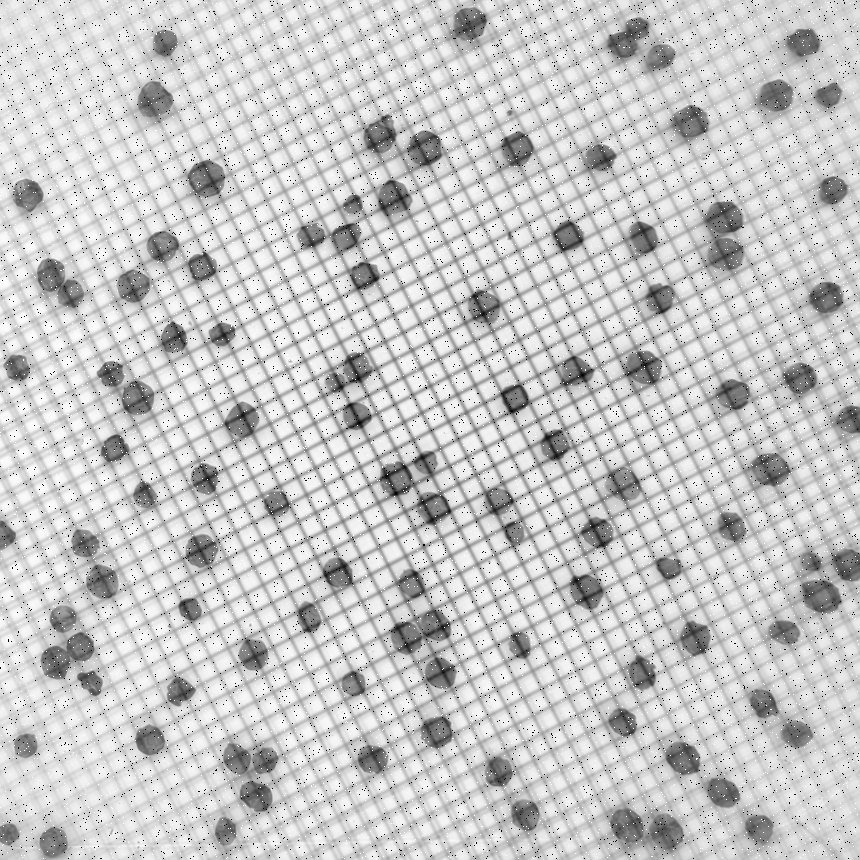
#> input picture Alex_ph/input.tif, 860 x 860 px, found by its file name
$ python test_25_Completed.py
#> lines starting #> are read from the running program, lines starting #| are printed output that depends on the picture; after the words box and inside, x2 and y2 are one past the last pixel; in counts of white or black regions, pixels touching at a corner belong together
import cv2
import numpy as np
import matplotlib.pyplot as plt

# ===============================
# 1. Load
# ===============================
img = cv2.imread("D:/flash/programing/Python/pythonProject12/AI_learning_projects/Alex_ph/input.tif")
#> img is the input picture: shape (860, 860, 3); min 0, max 255, mean 199.4
gray = cv2.cvtColor(img, cv2.COLOR_BGR2GRAY)

# ===============================
# 2. Preprocess
# ===============================
gray = cv2.GaussianBlur(gray, (15,9), 0)
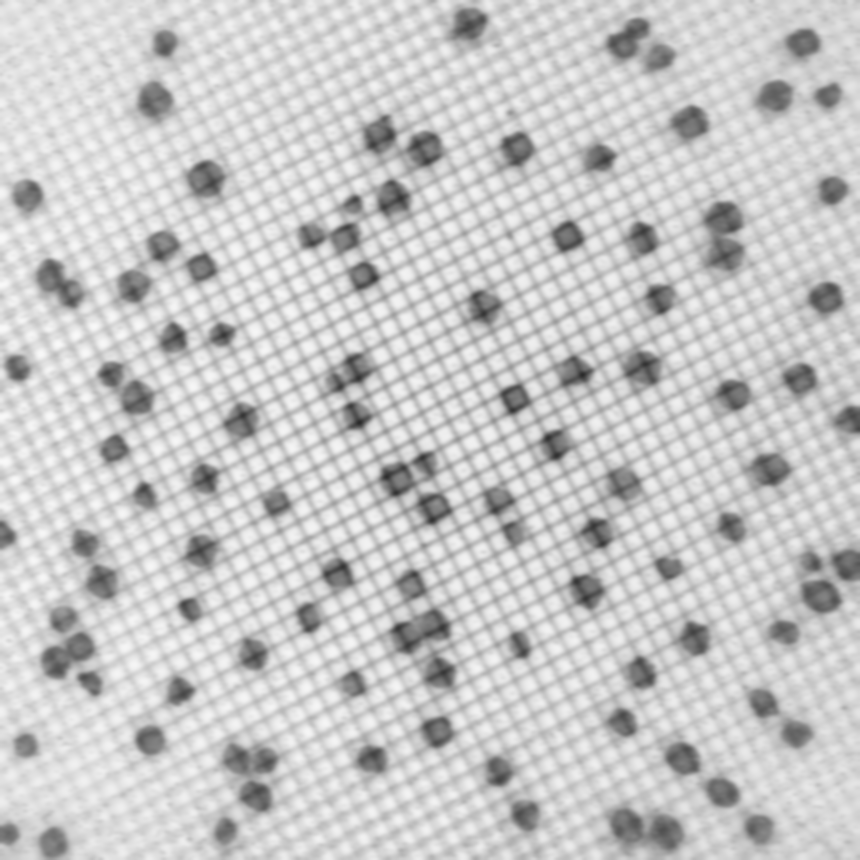
#> gray: shape (860, 860); min 41, max 249, mean 199.4

_, binary = cv2.threshold(
    gray, 0, 255,
    cv2.THRESH_BINARY_INV + cv2.THRESH_OTSU
)
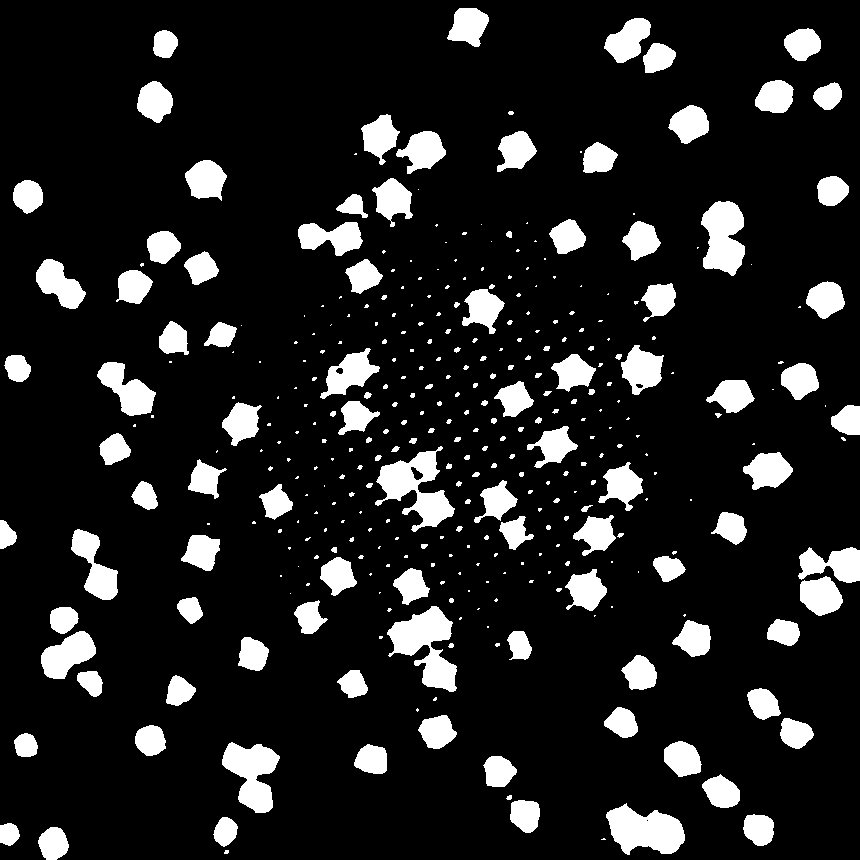
#> binary: shape (860, 860); 12.8% white; 355 white regions (191 under 20 px), largest, box (x1, y1, x2, y2) and area: (387, 606, 457, 692) 3034, (375, 446, 455, 532) 2914, (606, 803, 685, 855) 2668

kernel = np.ones((3,3), np.uint8)
binary = cv2.morphologyEx(binary, cv2.MORPH_OPEN, kernel, 1)
#> binary: shape (860, 860); 12.6% white; 246 white regions (98 under 20 px), largest, box (x1, y1, x2, y2) and area: (377, 451, 454, 532) 2838, (606, 804, 685, 855) 2667, (222, 743, 280, 813) 2383

# ===============================
# 3. Distance peaks (for center)
# ===============================
dist = cv2.distanceTransform(binary, cv2.DIST_L2, 5)
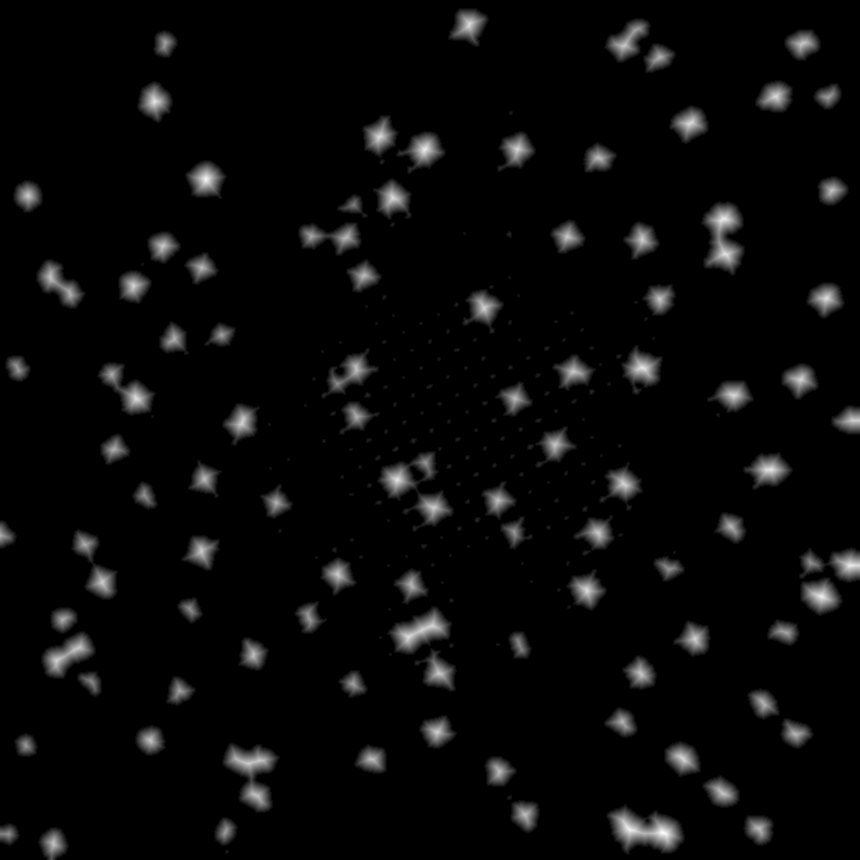
#> dist: shape (860, 860) float32; min 0, max 18.58, mean 0.67; drawn with min black and max white
dist_norm = cv2.normalize(dist, None, 0, 1.0, cv2.NORM_MINMAX)

peak_kernel = cv2.getStructuringElement(cv2.MORPH_ELLIPSE, (9,9))
local_max = cv2.dilate(dist_norm, peak_kernel)
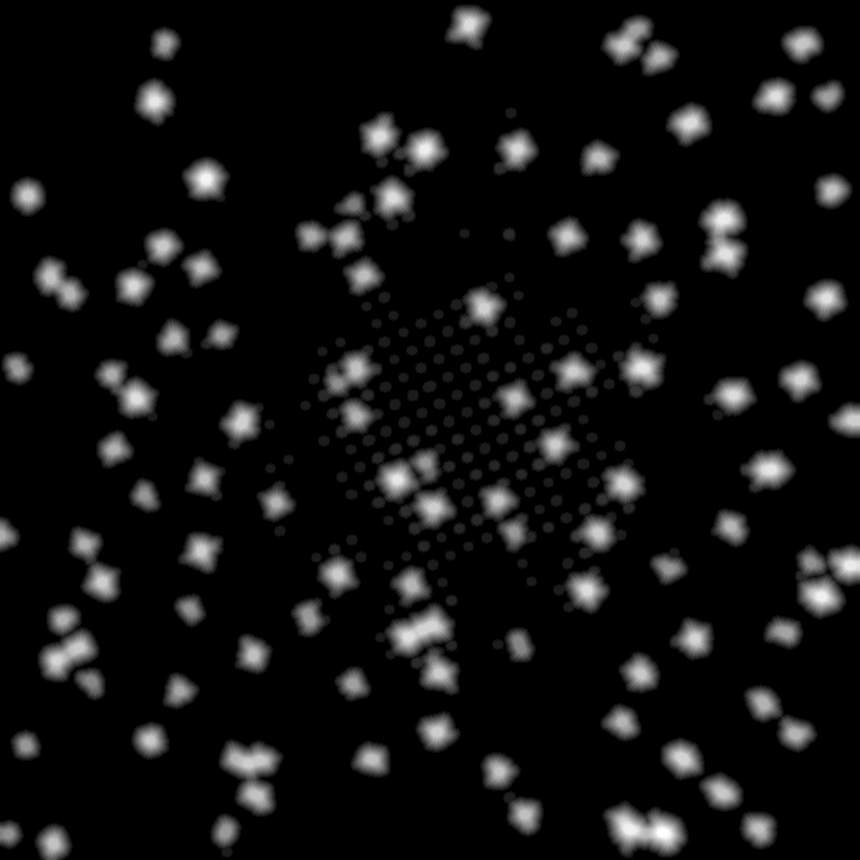
#> local_max: shape (860, 860) float32; min 0, max 1, mean 0.0703

peaks = (dist_norm >= local_max - 1e-6) & (dist_norm > 0.3)
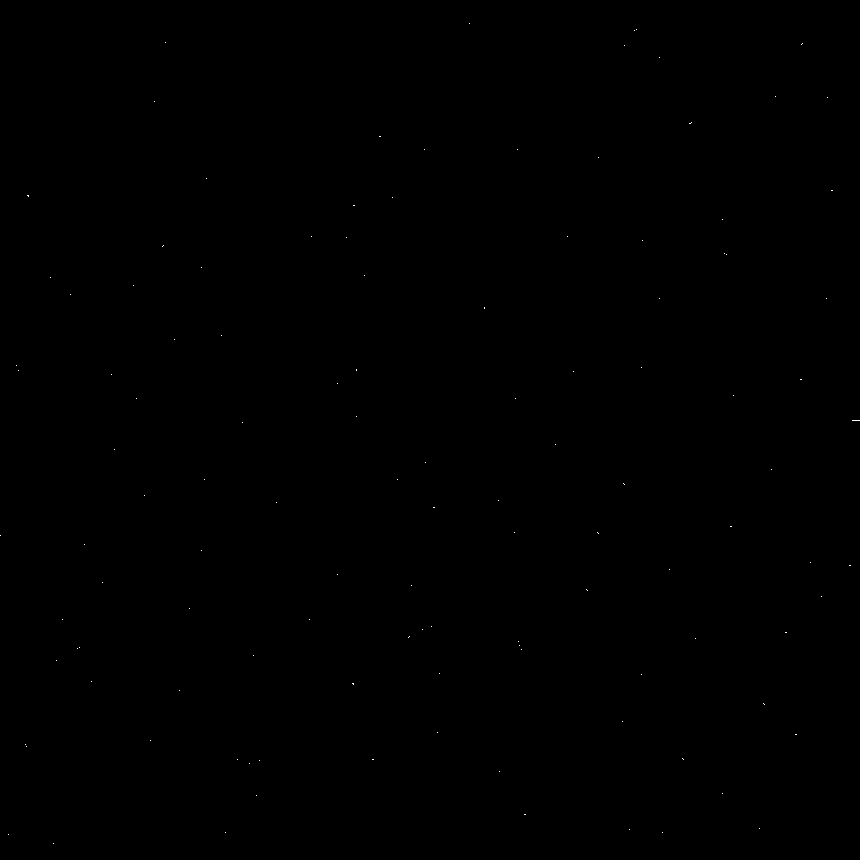
#> peaks: shape (860, 860) bool; 0.02% white in thin lines or dots
peaks = peaks & (binary > 0)
peaks = np.uint8(peaks * 255)
#> peaks: shape (860, 860); 0.02% white in thin lines or dots

# ===============================
# 4. Contours (for edges)
# ===============================
contours, _ = cv2.findContours(
    binary, cv2.RETR_EXTERNAL, cv2.CHAIN_APPROX_SIMPLE
)
#> contours = 246 contours, 139 with area under 20; largest, box (x1, y1, x2, y2) and area: (377, 451, 454, 532) 2756, (606, 804, 685, 855) 2566, (222, 743, 280, 813) 2271, (701, 201, 745, 276) 2263, (387, 606, 452, 655) 1830

centers = []

# ---- center peppers (from peaks)
# ---- center peppers (from peak regions, NOT pixels)
num_p, peak_labels = cv2.connectedComponents(peaks)
#> peak_labels: shape (860, 860) int32; 120 distinct labels, from 0 to 119
#> num_p = 120

for label in range(1, num_p):
    mask = np.uint8(peak_labels == label)
    M = cv2.moments(mask)
    if M["m00"] > 0:
        cx = int(M["m10"] / M["m00"])
        cy = int(M["m01"] / M["m00"])
        centers.append((cx, cy))
#> this loop made 119 passes
#> (cx, cy) on passes 1 to 12: (469, 23), (636, 29), (634, 30), (165, 42), (801, 43), (624, 45), (659, 57), (775, 96), (827, 97), (154, 101), (690, 122), (379, 136)
#> cx on pass 100: 437
#> mask: shape (860, 860); values 0 (black) and 1 (white), 0% white in thin lines or dots, all inside (x1, y1, x2, y2) = (53, 843, 54, 844)
#> after the loop, centers = 119 pairs, first value 0 to 855, second value 23 to 843


# ---- edge peppers (from contours touching border)
h, w = binary.shape
#> h = 860; w = 860
for cnt in contours:
    x,y,ww,hh = cv2.boundingRect(cnt)

    # touching image border?
    if x <= 1 or y <= 1 or x+ww >= w-1 or y+hh >= h-1:
        M = cv2.moments(cnt)
        if M["m00"] > 0:
            cx = int(M["m10"]/M["m00"])
            cy = int(M["m01"]/M["m00"])
            centers.append((cx, cy))
#> this loop made 246 passes
#> (x, y, ww, hh, cx, cy) on passes 2, 3, 58, 71, 140: (38, 827, 31, 33, 53, 843), (0, 823, 20, 23, 8, 833), (799, 547, 61, 36, 832, 563), (0, 520, 17, 29, 6, 534), (831, 405, 29, 30, 847, 420)
#> (x, y, ww, hh) on passes 1, 4, 5, 6, 7, 8: (225, 850, 4, 4), (214, 817, 24, 29), (743, 815, 31, 31), (606, 804, 79, 51), (510, 800, 30, 33), (507, 795, 5, 5)
#> after the loop, centers = 124 pairs, first value 0 to 855, second value 23 to 843

# ===============================
# 5. Remove duplicates (merge centers)
# ===============================
final_centers = []
min_dist = 19


for c in centers:
    if all(np.hypot(c[0]-fc[0], c[1]-fc[1]) > min_dist for fc in final_centers):
        final_centers.append(c)
#> this loop made 124 passes
#> after the loop, final_centers = 110 pairs, first value 0 to 855, second value 23 to 843

# ===============================
# 6. Draw & count
# ===============================
out = img.copy()
for i,(x,y) in enumerate(final_centers):
    cv2.circle(out, (x,y), 6, (0,255,0), 2)
    cv2.putText(out, str(i+1), (x-5,y+5),
                cv2.FONT_HERSHEY_SIMPLEX, 0.4, (255,0,0), 1)
#> this loop made 110 passes
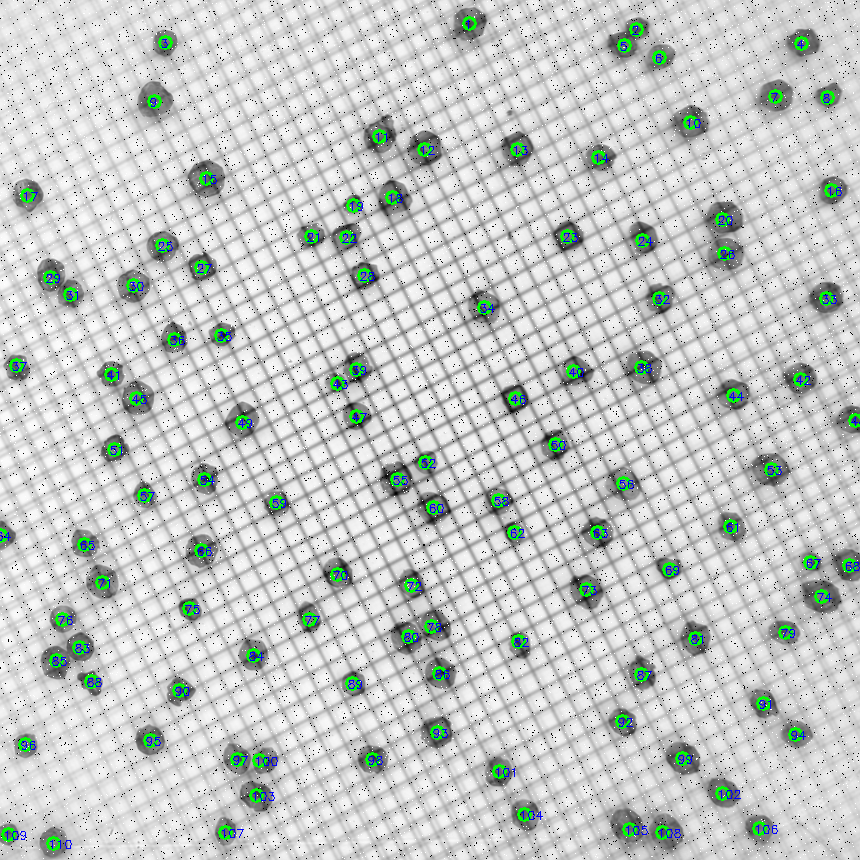
#> out: shape (860, 860, 3); 2.08% of pixels changed, all inside (x1, y1, x2, y2) = (0, 16, 860, 851)

print("Pepper count:", len(final_centers))
#| Pepper count: 110

plt.figure(figsize=(6,6))
plt.imshow(cv2.cvtColor(out, cv2.COLOR_BGR2RGB))
plt.axis("off")
plt.show()

$ run again, with Alex_ph/test0.png saved as Alex_ph/input.tif
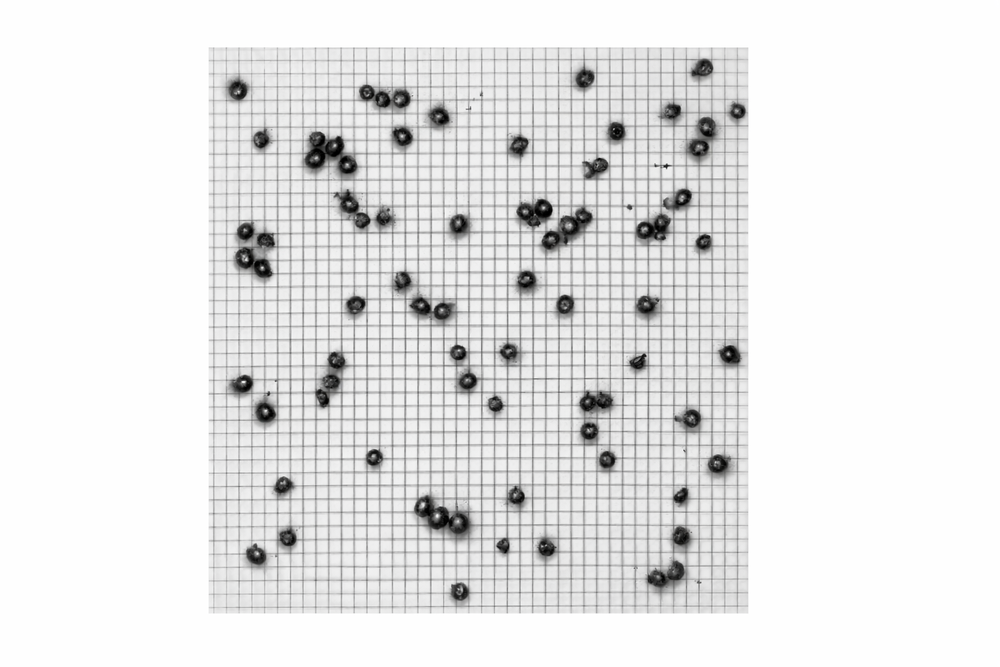
#> input picture Alex_ph/test0.png, 1000 x 667 px, shrunk from 1536 x 1024 before the run, found by its file name
#> img is the input picture: shape (667, 1000, 3); mean B, G, R 230.3, 230.3, 230.2
#> `_, binary = cv2.threshold( gray, 0, 255, cv2.THRESH_BINARY_INV + cv2.T..`:
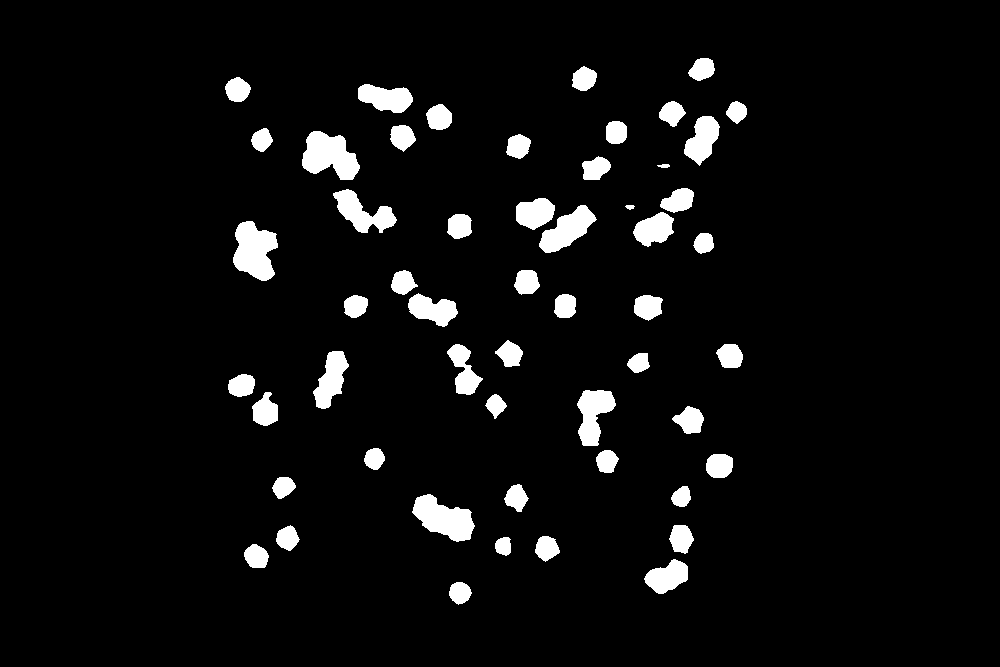
#> binary: shape (667, 1000); 5.2% white; 54 white regions, largest, box (x1, y1, x2, y2) and area: (302, 131, 360, 180) 1859, (233, 221, 278, 281) 1857, (412, 494, 475, 542) 1765
#> contours = 54 contours; largest, box (x1, y1, x2, y2) and area: (302, 131, 360, 180) 1772, (233, 221, 278, 281) 1771, (413, 494, 474, 542) 1678, (539, 205, 596, 253) 1322, (333, 189, 396, 233) 1252
#> peak_labels: shape (667, 1000) int32; 76 distinct labels, from 0 to 75
#> num_p = 76
#> the loop `for label in range(1, num_p):` made 75 passes
#> (cx, cy) on passes 1 to 8: (703, 68), (583, 79), (237, 90), (367, 93), (382, 99), (397, 100), (737, 111), (671, 112)
#> after the loop `for label in range(1, num_p):`: centers = 75 pairs, first value 237 to 737, second value 68 to 592
#> the loop `for cnt in contours:` made 54 passes
#> (x, y, ww, hh) on passes 1 to 8: (449, 582, 22, 22), (645, 559, 43, 35), (244, 544, 25, 24), (495, 537, 16, 18), (535, 536, 25, 25), (276, 526, 23, 25), (670, 525, 24, 28), (413, 494, 61, 48)
#> the loop `for c in centers:` made 75 passes
#> after the loop `for c in centers:`: final_centers = 63 pairs, first value 237 to 737, second value 68 to 592
#> the loop `for i,(x,y) in enumerate(final_centers):` made 63 passes
#> after the loop `for i,(x,y) in enumerate(final_centers):`:
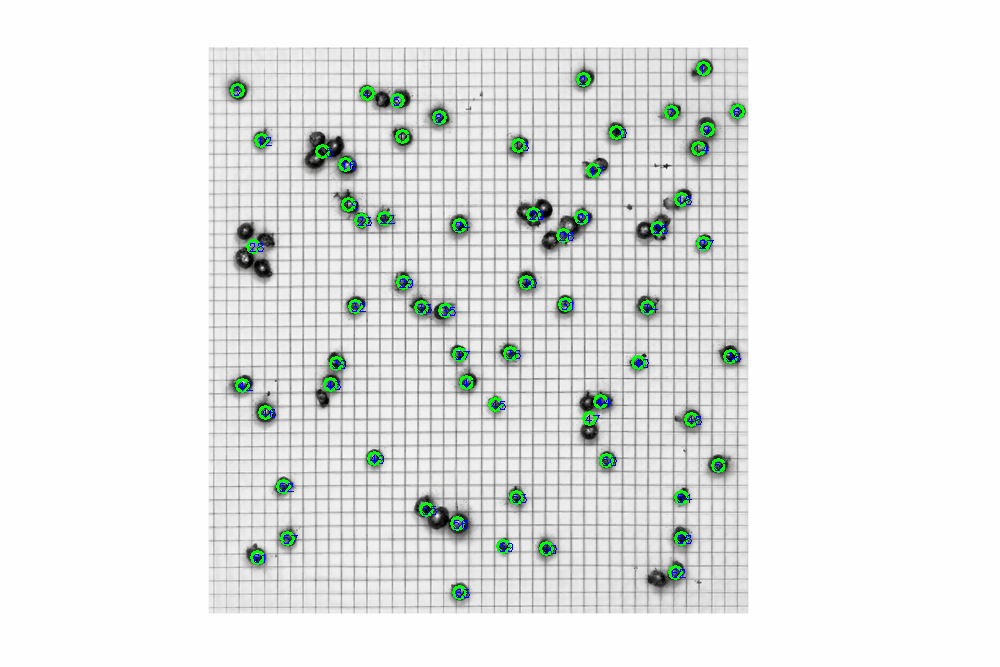
#> out: shape (667, 1000, 3); 1.3% of pixels changed, all inside (x1, y1, x2, y2) = (230, 61, 745, 600)
#| Pepper count: 63
